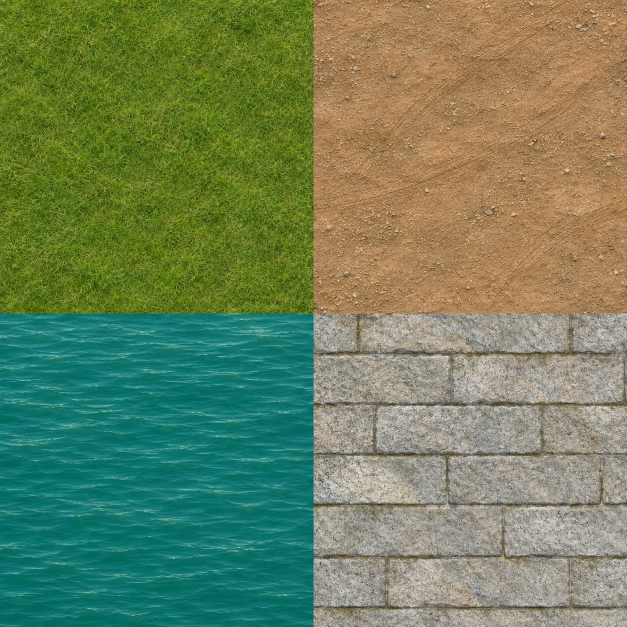
#> input picture assets/raw/environment_terrain.png, 1254 x 1254 px (shown at 1/2 size)
$ python process_environment.py
#> lines starting #> are read from the running program, lines starting #| are printed output that depends on the picture
"""Slice, chroma-key and resize generated environment artwork, without drawing."""
from pathlib import Path
import json
from PIL import Image
ROOT=Path(__file__).resolve().parents[1]
OUT=ROOT/'assets/environment'
OUT.mkdir(exist_ok=True)
manifest={}

def key(image):
    image=image.convert('RGBA'); pixels=[]
    for r,g,b,a in image.getdata():
        strength=min(r,b)-g
        if strength>100: pixels.append((r,g,b,0))
        elif strength>35 and r>150 and b>120: pixels.append((min(r,g+55),g,min(b,g+55),round(a*(100-strength)/65)))
        else: pixels.append((r,g,b,a))
    image.putdata(pixels)
    return image

terrain=Image.open(ROOT/'assets/raw/environment_terrain.png').convert('RGBA')
for i,name in enumerate(['grass','dirt','water','stone']):
    col,row=i%2,i//2
    tile=terrain.crop((col*terrain.width//2,row*terrain.height//2,(col+1)*terrain.width//2,(row+1)*terrain.height//2))
    tile.resize((512,512),Image.Resampling.LANCZOS).save(OUT/f'{name}.png')
    manifest[name]={'source':'environment_terrain.png','cell':i,'size':[512,512]}
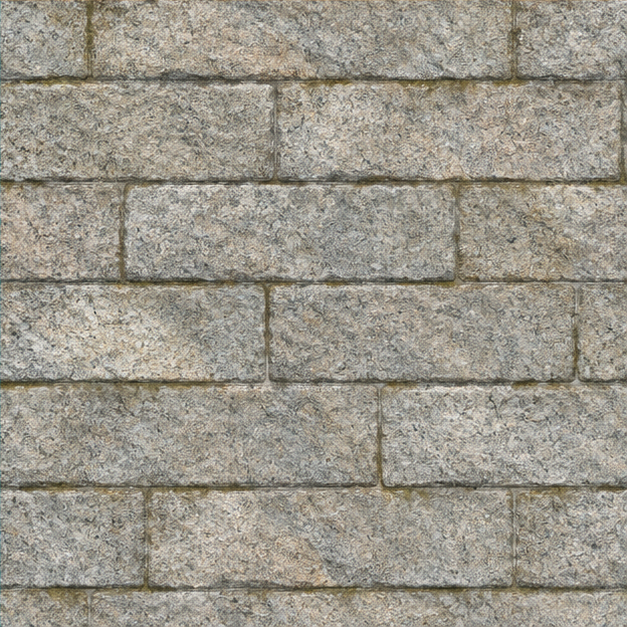
#> tile: PIL image 627x627 RGBA; mean R, G, B, A 155.7, 151, 139.3, 255
#> after the loop, manifest = 4 items
props=key(Image.open(ROOT/'assets/raw/environment_props.png'))
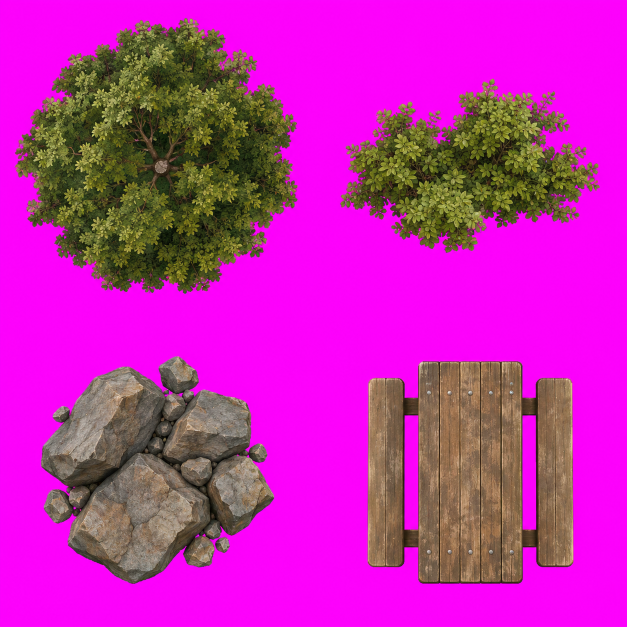
#> input picture assets/raw/environment_props.png, 1254 x 1254 px (shown at 1/2 size)
#> the loop in key, `for r,g,b,a in image.getdata():` made 1572516 passes
#> (r, g, b, strength) on passes 1 to 3: (243, 11, 243, 232), (250, 8, 250, 242), (250, 4, 251, 246)
#> after the loop in key, `for r,g,b,a in image.getdata():`: pixels = 1572516 items
for i,name in enumerate(['tree','shrub','rocks','table']):
    col,row=i%2,i//2
    cell=props.crop((col*props.width//2,row*props.height//2,(col+1)*props.width//2,(row+1)*props.height//2))
    bounds=cell.getbbox()
    assert bounds and bounds[0]>0 and bounds[1]>0 and bounds[2]<cell.width and bounds[3]<cell.height
    cell=cell.crop(bounds);cell.thumbnail((384,384),Image.Resampling.LANCZOS)
    cell.save(OUT/f'{name}.png')
    manifest[name]={'source':'environment_props.png','cell':i,'crop':bounds,'size':cell.size,'edge_touch':False,'alpha':True}
#> this loop made 4 passes
#> bounds on passes 1 to 4: (30, 36, 595, 588), (54, 158, 573, 505), (82, 86, 548, 540), (108, 96, 520, 540)
#> pass 1, `cell=props.crop((col*props.width//2,row*props.height//2,(col+1)*props...`:
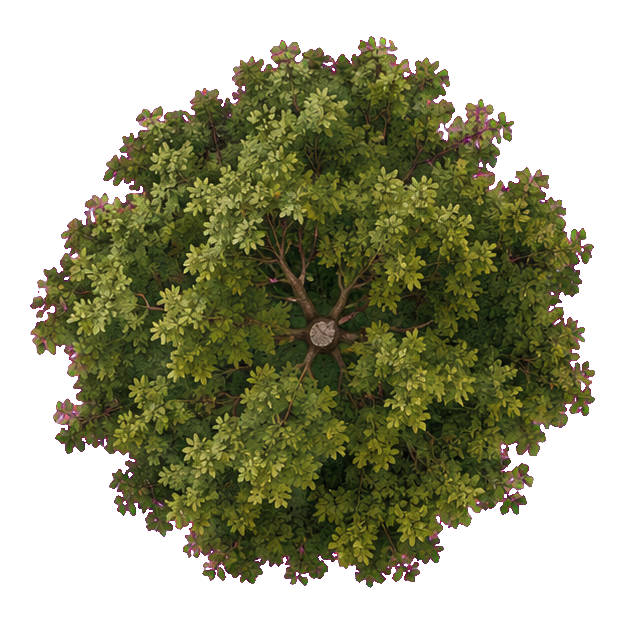
#> cell: PIL image 627x627 RGBA; mean R, G, B, A 157.1, 47, 131.4, 140.6; transparent parts drawn white
#> after the loop:
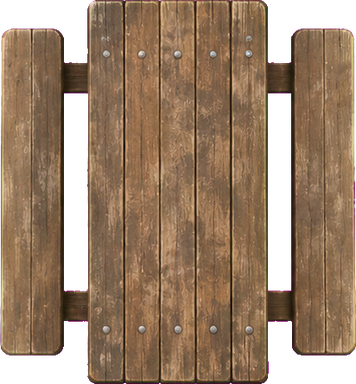
#> cell: PIL image 356x384 RGBA; mean R, G, B, A 114.3, 88, 66.3, 210.9; transparent parts drawn white
#> after the loop, manifest = 8 items
bridge=key(Image.open(ROOT/'assets/raw/environment_bridge.png'))
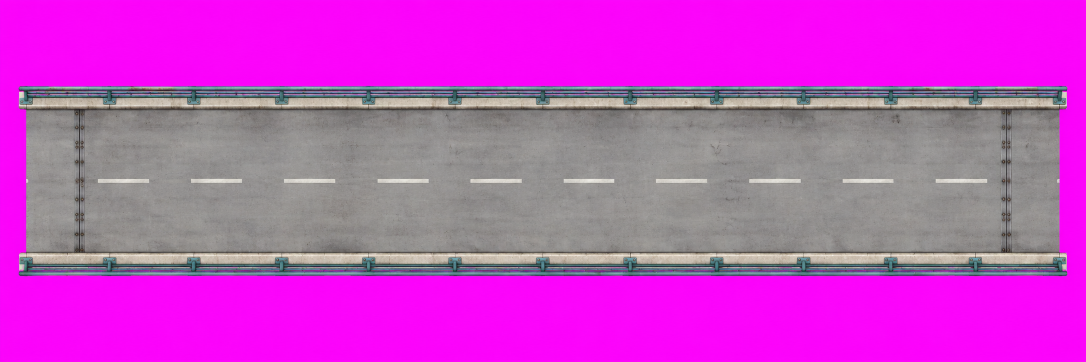
#> input picture assets/raw/environment_bridge.png, 2172 x 724 px (shown at 1/2 size)
#> the loop in key (call 2), `for r,g,b,a in image.getdata():` made 1572528 passes
#> (r, g, b, strength) on passes 1 to 3: (244, 16, 241, 225), (251, 13, 248, 235), (252, 7, 250, 243)
#> after the loop in key (call 2), `for r,g,b,a in image.getdata():`: pixels = 1572528 items
#> in key (call 2), `image.putdata(pixels)`:
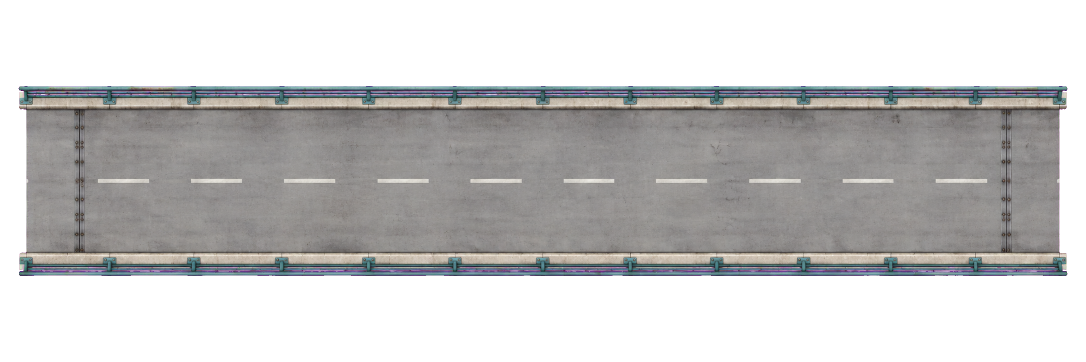
#> image: PIL image 2172x724 RGBA (shown at 1/2 size); mean R, G, B, A 196.2, 72, 194.9, 127.1; transparent parts drawn white
bounds=bridge.getbbox()
#> bounds = (37, 172, 2135, 552)
assert bounds and bounds[0]>0 and bounds[1]>0 and bounds[2]<bridge.width and bounds[3]<bridge.height
bridge=bridge.crop(bounds);bridge.thumbnail((1536,512),Image.Resampling.LANCZOS);bridge.save(OUT/'bridge.png')
#> after `bridge.thumbnail((1536, 512), Image.Resampling.LANCZOS)`:
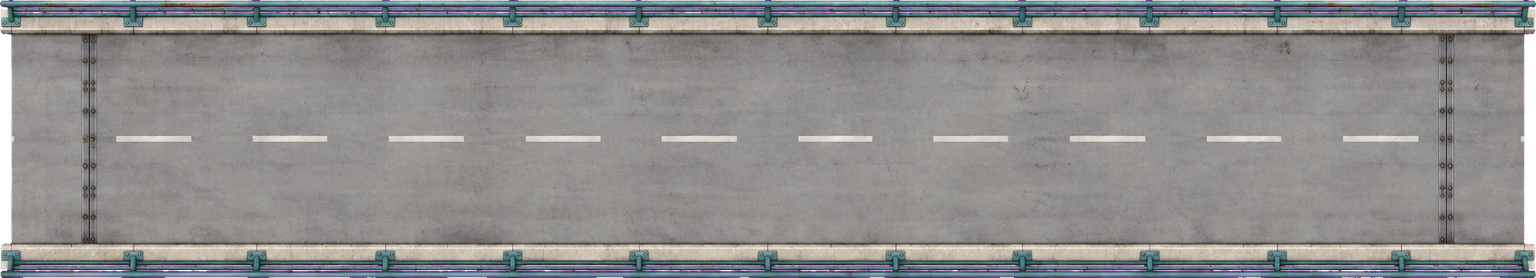
#> bridge: PIL image 1536x278 RGBA; mean R, G, B, A 140, 138.6, 138.5, 250.6; transparent parts drawn white
manifest['bridge']={'source':'environment_bridge.png','crop':bounds,'size':bridge.size,'alpha':True,'edge_touch':False}
(OUT/'manifest.json').write_text(json.dumps(manifest,indent=2)+'\n')
print(json.dumps(manifest,indent=2))
#> (printed output is left out)
